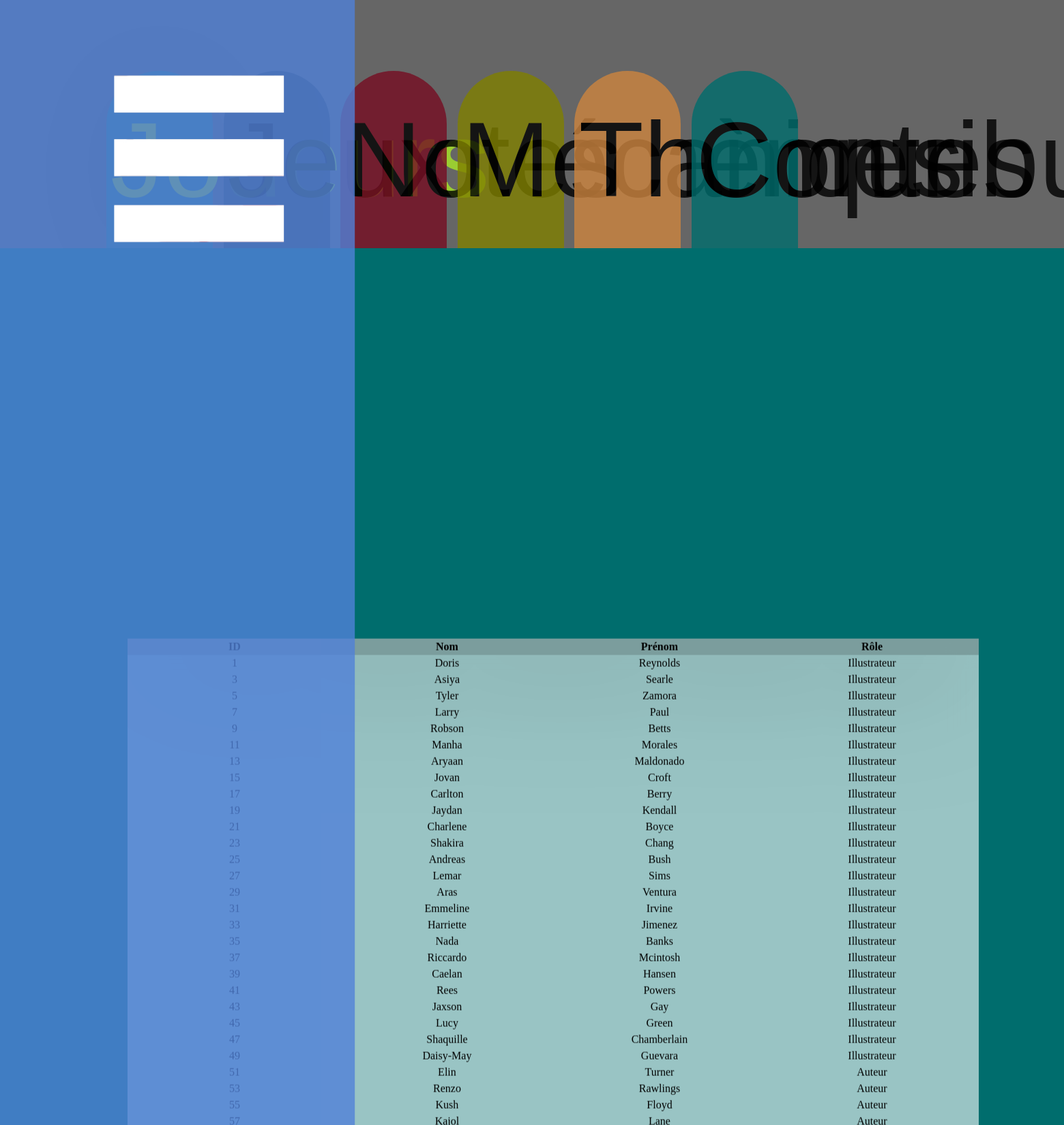
The page /database.php (upper part) on the database its author committed.
### tables this page shows
create table ROLES
(
    NOM_JEU                           CHAR(50)              ,
    ID_CONTRIBUTEUR                   INT(2)                ,
    ROLE_CONTRIBUTEUR                 CHAR(50)              ,
    constraint pk_role primary key (ID_CONTRIBUTEUR, NOM_JEU)
);

create table CONTRIBUTEURS
(
    ID_CONTRIBUTEUR                   INT(2)              not null  ,
    NOM_CONTRIBUTEUR                  CHAR(50)                      ,
    PRENOM_CONTRIBUTEUR               CHAR(50)                      ,
    constraint pk_contributeur primary key (ID_CONTRIBUTEUR)
);

### src/database.php (the view, shortened to what this page needs)
<!DOCTYPE html>
<html lang="en">
<head>
    <link rel="stylesheet" href="styles.css"/>
    <?php
      	$login = 'root';
        $db_pwd = '';
        $db = new PDO("mysql:host=127.0.0.1;dbname=mysql;charset=utf8mb4", $login, $db_pwd);
        $cr_query = file_get_contents('../sql/create.sql');
        $ins_query = file_get_contents('../sql/insert.sql');
        $drp_query = file_get_contents('../sql/drop.sql');
        $db->exec($drp_query);
        $db->exec($cr_query);
        $db->exec($ins_query);
    ?>
</head>
<body>
    <div class="navbar" style="z-index: 7;">
        <div>
            <button class="menu-button" onclick="activateNavbar();" title="Menu"></button>
        </div>
        <div class="utilities-links">
        </div>
    </div>
    <div class="pages db-page">
        <div class="page-1" style="z-index = 1;">
            <div>
            <button class="button-table isActive" style="left: 10vw; background-color: rgb(43, 122, 120);" onclick="showTable(1);" title="Joueurs">Joueurs</button>
            </div>
            <div class="consult-wrap" style="transform: translate(-30vw,-40vh); ">
                <div class="consult-grid" style="overflow-y: scroll;">
                <table style="width:100%; border-radius-bottom: 2vh; background-color: rgb(0,0,0,.2); box-shadow: 0 0 4vh .1vh rgb(0,0,0,.4);">
                        <tr>
                            <th style="width:10%;">Prenom</th>
                            <th style="width:10%;">Nom </th>
                            <th style="width:10%;">Pseudonyme</th>
                            <th style="width:10%;">Email</th>
                        </tr>
                    </table>
                    <?php
                        $rs = $db->prepare('SELECT * FROM JOUEURS');
                        $rs->execute();
                        $players = $rs->fetchAll();
                        foreach ($players as $player) {
                        ?>
                        <table style="width:100%;">
                                <tr>
                                    <td style="width:10%;"><?php echo $player['PRENOM_JOUEUR'];?></td >
                                    <td style="width:10%;"><?php echo $player['NOM_JOUEUR'];?></td >
                                    <td style="width:10%;"><?php echo $player['PSEUDONYME'];?></td >
                                    <td style="width:10%;"><?php echo $player['ADRESSE_MAIL'];?></td >
                                </tr>
                    </table>
                        <?php
                        }
                    ?>
                </div>
            </div>
        </div>
        <div class="page-2" style="z-index = -1;">
            <div>
            <button class="button-table" style="left: 21vw; background-color:  rgb(40, 54, 61);" onclick="showTable(2);" title="Joueurs">Jeux</button>
            </div>
            <div class="consult-wrap" style="transform: translate(-30vw,-40vh); ">
                <div class="consult-grid" style="overflow-y: scroll;">
                <table style="width:100%; border-radius-bottom: 2vh; background-color: rgb(0,0,0,.2); box-shadow: 0 0 4vh .1vh rgb(0,0,0,.4);">
                        <tr>
                            <th style="width:10%;">Nom</th>
                            <th style="width:10%;">Editeur </th>
                            <th style="width:10%;">Date de parution</th>
                            <th style="width:10%;">Durée</th>
                            <th style="width:10%;">Type</th>
                            <th style="width:10%;">Nombre de joueurs</th>
                            <th style="width:10%;">Stand Alone</th>
                        </tr>
                    </table>
                    <?php
                        $rs = $db->prepare('SELECT * FROM JEUX');
                        $rs->execute();
                        $games = $rs->fetchAll();
                        foreach ($games as $game) {
                        ?>
                        <table style="width:100%;">
                                <tr>
                                    <td style="width:10%;"><?php echo $game['EDITEUR'];?></td >
                                    <td style="width:10%;"><?php echo $game['NOM_JEU'];?></td >
                                    <td style="width:10%;"><?php echo $game['DATE_PARUTION'];?></td >
                                    <td style="width:10%;"><?php echo $game['DUREE'];?></td >
                                    <td style="width:10%;"><?php echo $game['TYPE_JEU'];?></td >
                                    <td style="width:10%;"><?php echo $game['NOMBRE_JOUEURS'];?></td >
                                    <td style="width:10%;"><?php echo $game['STAND_ALONE'];?></td >
                                </tr>
                    </table>
                        <?php
                        }
                    ?>
                </div>
            </div>
        </div>
        <div class="page-3" style="z-index = -1;">
            <div>
            <button class="button-table" style="left: 32vw; background-color:  rgb(118, 13, 34);" onclick="showTable(3);" title="Joueurs">Notes</button>
            </div>
            <div class="consult-wrap" style="transform: translate(-30vw,-40vh); ">
                <div class="consult-grid" style="overflow-y: scroll;">
                <table style="width:100%; border-radius-bottom: 2vh; background-color: rgb(0,0,0,.2); box-shadow: 0 0 4vh .1vh rgb(0,0,0,.4);">
                        <tr>
                            <th style="width:10%;">ID</th>
                            <th style="width:10%;">Commentaire </th>
                            <th style="width:10%;">Date</th>
                            <th style="width:10%;">Valeur</th>
                            <th style="width:10%;">Nombre de joueurs</th>
                            <th style="width:10%;">Nom du jeu</th>
                            <th style="width:10%;">Pseudonyme</th>
                        </tr>
                    </table>
                    <?php
                        $rs = $db->prepare('SELECT * FROM NOTES');
                        $rs->execute();
                        $notes = $rs->fetchAll();
                        foreach ($notes as $note) {
                        ?>
                        <table style="width:100%;">
                                <tr>
                                    <td style="width:10%;"><?php echo $note['ID_NOTE'];?></td >
                                    <td style="width:10%;"><?php echo $note['COMMENTAIRE'];?></td >
                                    <td style="width:10%;"><?php echo $note['DATE_NOTE'];?></td >
                                    <td style="width:10%;"><?php echo $note['VALEUR'];?></td >
                                    <td style="width:10%;"><?php echo $note['NOMBRE_JOUEURS'];?></td >
                                    <td style="width:10%;"><?php echo $note['NOM_JEU'];?></td >
                                    <td style="width:10%;"><?php echo $note['PSEUDONYME'];?></td >
                                </tr>
                    </table>
                        <?php
                        }
                    ?>
                </div>
            </div>
        </div>
        <div class="page-4" style="z-index = -1;">
            <div>
            <button class="button-table" style="left: 43vw; background-color:  olive;" onclick="showTable(4);" title="Joueurs">Mécaniques</button>
            </div>
            <div class="consult-wrap" style="transform: translate(-30vw,-40vh); ">
                <div class="consult-grid" style="overflow-y: scroll;">
                <table style="width:100%; border-radius-bottom: 2vh; background-color: rgb(0,0,0,.2); box-shadow: 0 0 4vh .1vh rgb(0,0,0,.4);">
                        <tr>
                            <th style="width:10%;">Jeu</th>
                            <th style="width:10%;">Mécanique </th>
                        </tr>
                    </table>
                    <?php
                        $rs = $db->prepare('SELECT * FROM JEUX_MECANIQUES');
                        $rs->execute();
                        $mechanics = $rs->fetchAll();
                        foreach ($mechanics as $mechanic) {
                        ?>
                        <table style="width:100%;">
                                <tr>
                                    <td style="width:10%;"><?php echo $mechanic['NOM_JEU'];?></td >
                                    <td style="width:10%;"><?php echo $mechanic['NOM_MECANIQUES'];?></td >
                                </tr>
                    </table>
                        <?php
                        }
                    ?>
                </div>
            </div>
        </div>
        <div class="page-5" style="z-index = -1;">
            <div>
            <button class="button-table" style="left: 54vw; background-color:  peru;" onclick="showTable(5);" title="Joueurs">Thèmes</button>
            </div>
            <div class="consult-wrap" style="transform: translate(-30vw,-40vh); ">
                <div class="consult-grid" style="overflow-y: scroll;">
                <table style="width:100%; border-radius-bottom: 2vh; background-color: rgb(0,0,0,.2); box-shadow: 0 0 4vh .1vh rgb(0,0,0,.4);">
                        <tr>
                            <th style="width:10%;">Thèmes</th>
                        </tr>
                    </table>
                    <?php
                        $rs = $db->prepare('SELECT * FROM THEMES');
                        $rs->execute();
                        $themes = $rs->fetchAll();
                        foreach ($themes as $theme) {
                        ?>
                        <table style="width:100%;">
                                <tr>
                                    <td style="width:10%;"><?php echo $theme['NOM_THEME'];?></td >
                                </tr>
                    </table>
                        <?php
                        }
                    ?>
                </div>
            </div>
        </div>
        <div class="page-6" style="z-index = -1;">
            <div>
            <button class="button-table" style="left: 65vw; background-color:  rgb(0, 109, 109);" onclick="showTable(6);" title="Joueurs">Contributeurs</button>
            </div>
            <div class="consult-wrap" style="transform: translate(-30vw,-40vh); ">
                <div class="consult-grid" style="overflow-y: scroll;">
                <table style="width:100%; border-radius-bottom: 2vh; background-color: rgb(0,0,0,.2); box-shadow: 0 0 4vh .1vh rgb(0,0,0,.4);">
                        <tr>
                            <th style="width:10%;">ID</th>
                            <th style="width:10%;">Nom </th>
                            <th style="width:10%;">Prénom</th>
                            <th style="width:10%;">Rôle</th>
                        </tr>
                    </table>
                    <?php
                        $rs = $db->prepare('SELECT * FROM CONTRIBUTEURS, ROLES
                                            WHERE CONTRIBUTEURS.ID_CONTRIBUTEUR = ROLES.ID_CONTRIBUTEUR');
                        $rs->execute();
                        $contributors = $rs->fetchAll();
                        foreach ($contributors as $contributor) {
                        ?>
                        <table style="width:100%;">
                                <tr>
                                    <td style="width:10%;"><?php echo $contributor['ID_CONTRIBUTEUR'];?></td >
                                    <td style="width:10%;"><?php echo $contributor['NOM_CONTRIBUTEUR'];?></td >
                                    <td style="width:10%;"><?php echo $contributor['PRENOM_CONTRIBUTEUR'];?></td >
                                    <td style="width:10%;"><?php echo $contributor['ROLE_CONTRIBUTEUR'];?></td >
                                </tr>
                    </table>
                        <?php
                        }
                    ?>
                </div>
            </div>
        </div>
    </div>
</body>
</html>

### src/styles.css (style rules this page uses)
html { height: 100%; aspect-ratio: 1; overflow-x: hidden; overflow-y: auto; background-color: rgb(0,0,0,.6); }
.navbar { position: fixed; top: 0; left: 0; height: 100vh; width: 40vh; z-index: 1; background-color: rgba(80, 129, 217, 0.8); transform: translateX(-30vh); transition: background-color .5s ease-out, transform .2s ease-out ; }
.menu-button { position: absolute; right: 0; height: 5vh; aspect-ratio: 1; background-image: url(assets/menuIcon.png); background-repeat: no-repeat no-repeat; background-size: cover; background-color: transparent; border: none; margin: 2vh; cursor: pointer; }
.utilities-links { position: absolute; top: 10%; padding: 10px; width: 100%; display: grid; grid-template-rows: auto auto auto auto auto; row-gap: 4vh; }
.pages { z-index: -1; position: absolute; top: 0; left: 0; width: 100%; display: grid; grid-template-columns: auto; column-gap: 0px; }
.pages.db-page > * { position: absolute; margin-top: 7vh; }
.button-table { position: absolute; top: -5vh; left: 20vh; height: 5vh; width: 10vw; border: none; background-color: transparent; font-size: 3vh; border-top-left-radius: 2vh; border-top-right-radius: 2vh; cursor: pointer; transition: .1s ease-in-out; opacity: .8; }
.button-table:hover, .button-table.isActive { opacity: 1; box-shadow: 0 0 3vh .3vh rgb(0, 0, 0, .2); color: yellowgreen; }
.page-1, .page-2, .page-3, .page-4, .page-5, .page-6,.footer { position: relative; height: 100vh; width: 100%; }
.page-1 { background-color: rgb(43, 122, 120); }
.page-2 { background-color: rgb(40, 54, 61); }
.page-3 { background-color: rgb(118, 13, 34); }
.page-4 { background-color: olive; }
.page-5 { background-color: peru; }
.page-6 { background-color: rgb(0, 109, 109); }
.consult-wrap, .stats-wrap { position: absolute; top: 50%; left: 50%; height: 80vh; transform: translate(-50%, -50%); text-align: center; }
.consult-grid, .stats-grid { z-index: -1; display: inline-block; position: absolute; left: 0; margin: 1vh; margin-left: -8vw; height: 70vh; width: 80vw; border-bottom-left-radius: 2vh; border-bottom-right-radius: 2vh; background-color: rgb(255, 255, 255, .6); backdrop-filter: blur(20px); }

### src/database.php (style rules this page uses)
html, body { overflow-y: hidden; scroll-behavior: smooth; }

### rows shown on the page
roles: ID_CONTRIBUTEUR "1", ID_CONTRIBUTEUR.NOM_CONTRIBUTEUR "Doris", ID_CONTRIBUTEUR.PRENOM_CONTRIBUTEUR "Reynolds", ROLE_CONTRIBUTEUR "Illustrateur"
roles: ID_CONTRIBUTEUR "3", ID_CONTRIBUTEUR.NOM_CONTRIBUTEUR "Asiya", ID_CONTRIBUTEUR.PRENOM_CONTRIBUTEUR "Searle", ROLE_CONTRIBUTEUR "Illustrateur"
roles: ID_CONTRIBUTEUR "5", ID_CONTRIBUTEUR.NOM_CONTRIBUTEUR "Tyler", ID_CONTRIBUTEUR.PRENOM_CONTRIBUTEUR "Zamora", ROLE_CONTRIBUTEUR "Illustrateur"
roles: ID_CONTRIBUTEUR "7", ID_CONTRIBUTEUR.NOM_CONTRIBUTEUR "Larry", ID_CONTRIBUTEUR.PRENOM_CONTRIBUTEUR "Paul", ROLE_CONTRIBUTEUR "Illustrateur"
roles: ID_CONTRIBUTEUR "9", ID_CONTRIBUTEUR.NOM_CONTRIBUTEUR "Robson", ID_CONTRIBUTEUR.PRENOM_CONTRIBUTEUR "Betts", ROLE_CONTRIBUTEUR "Illustrateur"
roles: ID_CONTRIBUTEUR "11", ID_CONTRIBUTEUR.NOM_CONTRIBUTEUR "Manha", ID_CONTRIBUTEUR.PRENOM_CONTRIBUTEUR "Morales", ROLE_CONTRIBUTEUR "Illustrateur"
roles: ID_CONTRIBUTEUR "13", ID_CONTRIBUTEUR.NOM_CONTRIBUTEUR "Aryaan", ID_CONTRIBUTEUR.PRENOM_CONTRIBUTEUR "Maldonado", ROLE_CONTRIBUTEUR "Illustrateur"
roles: ID_CONTRIBUTEUR "15", ID_CONTRIBUTEUR.NOM_CONTRIBUTEUR "Jovan", ID_CONTRIBUTEUR.PRENOM_CONTRIBUTEUR "Croft", ROLE_CONTRIBUTEUR "Illustrateur"
roles: ID_CONTRIBUTEUR "17", ID_CONTRIBUTEUR.NOM_CONTRIBUTEUR "Carlton", ID_CONTRIBUTEUR.PRENOM_CONTRIBUTEUR "Berry", ROLE_CONTRIBUTEUR "Illustrateur"
roles: ID_CONTRIBUTEUR "19", ID_CONTRIBUTEUR.NOM_CONTRIBUTEUR "Jaydan", ID_CONTRIBUTEUR.PRENOM_CONTRIBUTEUR "Kendall", ROLE_CONTRIBUTEUR "Illustrateur"
roles: ID_CONTRIBUTEUR "21", ID_CONTRIBUTEUR.NOM_CONTRIBUTEUR "Charlene", ID_CONTRIBUTEUR.PRENOM_CONTRIBUTEUR "Boyce", ROLE_CONTRIBUTEUR "Illustrateur"
roles: ID_CONTRIBUTEUR "23", ID_CONTRIBUTEUR.NOM_CONTRIBUTEUR "Shakira", ID_CONTRIBUTEUR.PRENOM_CONTRIBUTEUR "Chang", ROLE_CONTRIBUTEUR "Illustrateur"
roles: ID_CONTRIBUTEUR "25", ID_CONTRIBUTEUR.NOM_CONTRIBUTEUR "Andreas", ID_CONTRIBUTEUR.PRENOM_CONTRIBUTEUR "Bush", ROLE_CONTRIBUTEUR "Illustrateur"
roles: ID_CONTRIBUTEUR "27", ID_CONTRIBUTEUR.NOM_CONTRIBUTEUR "Lemar", ID_CONTRIBUTEUR.PRENOM_CONTRIBUTEUR "Sims", ROLE_CONTRIBUTEUR "Illustrateur"
roles: ID_CONTRIBUTEUR "29", ID_CONTRIBUTEUR.NOM_CONTRIBUTEUR "Aras", ID_CONTRIBUTEUR.PRENOM_CONTRIBUTEUR "Ventura", ROLE_CONTRIBUTEUR "Illustrateur"
roles: ID_CONTRIBUTEUR "31", ID_CONTRIBUTEUR.NOM_CONTRIBUTEUR "Emmeline", ID_CONTRIBUTEUR.PRENOM_CONTRIBUTEUR "Irvine", ROLE_CONTRIBUTEUR "Illustrateur"
roles: ID_CONTRIBUTEUR "33", ID_CONTRIBUTEUR.NOM_CONTRIBUTEUR "Harriette", ID_CONTRIBUTEUR.PRENOM_CONTRIBUTEUR "Jimenez", ROLE_CONTRIBUTEUR "Illustrateur"
roles: ID_CONTRIBUTEUR "35", ID_CONTRIBUTEUR.NOM_CONTRIBUTEUR "Nada", ID_CONTRIBUTEUR.PRENOM_CONTRIBUTEUR "Banks", ROLE_CONTRIBUTEUR "Illustrateur"
roles: ID_CONTRIBUTEUR "37", ID_CONTRIBUTEUR.NOM_CONTRIBUTEUR "Riccardo", ID_CONTRIBUTEUR.PRENOM_CONTRIBUTEUR "Mcintosh", ROLE_CONTRIBUTEUR "Illustrateur"
roles: ID_CONTRIBUTEUR "39", ID_CONTRIBUTEUR.NOM_CONTRIBUTEUR "Caelan", ID_CONTRIBUTEUR.PRENOM_CONTRIBUTEUR "Hansen", ROLE_CONTRIBUTEUR "Illustrateur"
roles: ID_CONTRIBUTEUR "41", ID_CONTRIBUTEUR.NOM_CONTRIBUTEUR "Rees", ID_CONTRIBUTEUR.PRENOM_CONTRIBUTEUR "Powers", ROLE_CONTRIBUTEUR "Illustrateur"
roles: ID_CONTRIBUTEUR "43", ID_CONTRIBUTEUR.NOM_CONTRIBUTEUR "Jaxson", ID_CONTRIBUTEUR.PRENOM_CONTRIBUTEUR "Gay", ROLE_CONTRIBUTEUR "Illustrateur"
roles: ID_CONTRIBUTEUR "45", ID_CONTRIBUTEUR.NOM_CONTRIBUTEUR "Lucy", ID_CONTRIBUTEUR.PRENOM_CONTRIBUTEUR "Green", ROLE_CONTRIBUTEUR "Illustrateur"
roles: ID_CONTRIBUTEUR "47", ID_CONTRIBUTEUR.NOM_CONTRIBUTEUR "Shaquille", ID_CONTRIBUTEUR.PRENOM_CONTRIBUTEUR "Chamberlain", ROLE_CONTRIBUTEUR "Illustrateur"
roles: ID_CONTRIBUTEUR "49", ID_CONTRIBUTEUR.NOM_CONTRIBUTEUR "Daisy-May", ID_CONTRIBUTEUR.PRENOM_CONTRIBUTEUR "Guevara", ROLE_CONTRIBUTEUR "Illustrateur"
roles: ID_CONTRIBUTEUR "51", ID_CONTRIBUTEUR.NOM_CONTRIBUTEUR "Elin", ID_CONTRIBUTEUR.PRENOM_CONTRIBUTEUR "Turner", ROLE_CONTRIBUTEUR "Auteur"
roles: ID_CONTRIBUTEUR "53", ID_CONTRIBUTEUR.NOM_CONTRIBUTEUR "Renzo", ID_CONTRIBUTEUR.PRENOM_CONTRIBUTEUR "Rawlings", ROLE_CONTRIBUTEUR "Auteur"
roles: ID_CONTRIBUTEUR "55", ID_CONTRIBUTEUR.NOM_CONTRIBUTEUR "Kush", ID_CONTRIBUTEUR.PRENOM_CONTRIBUTEUR "Floyd", ROLE_CONTRIBUTEUR "Auteur"
